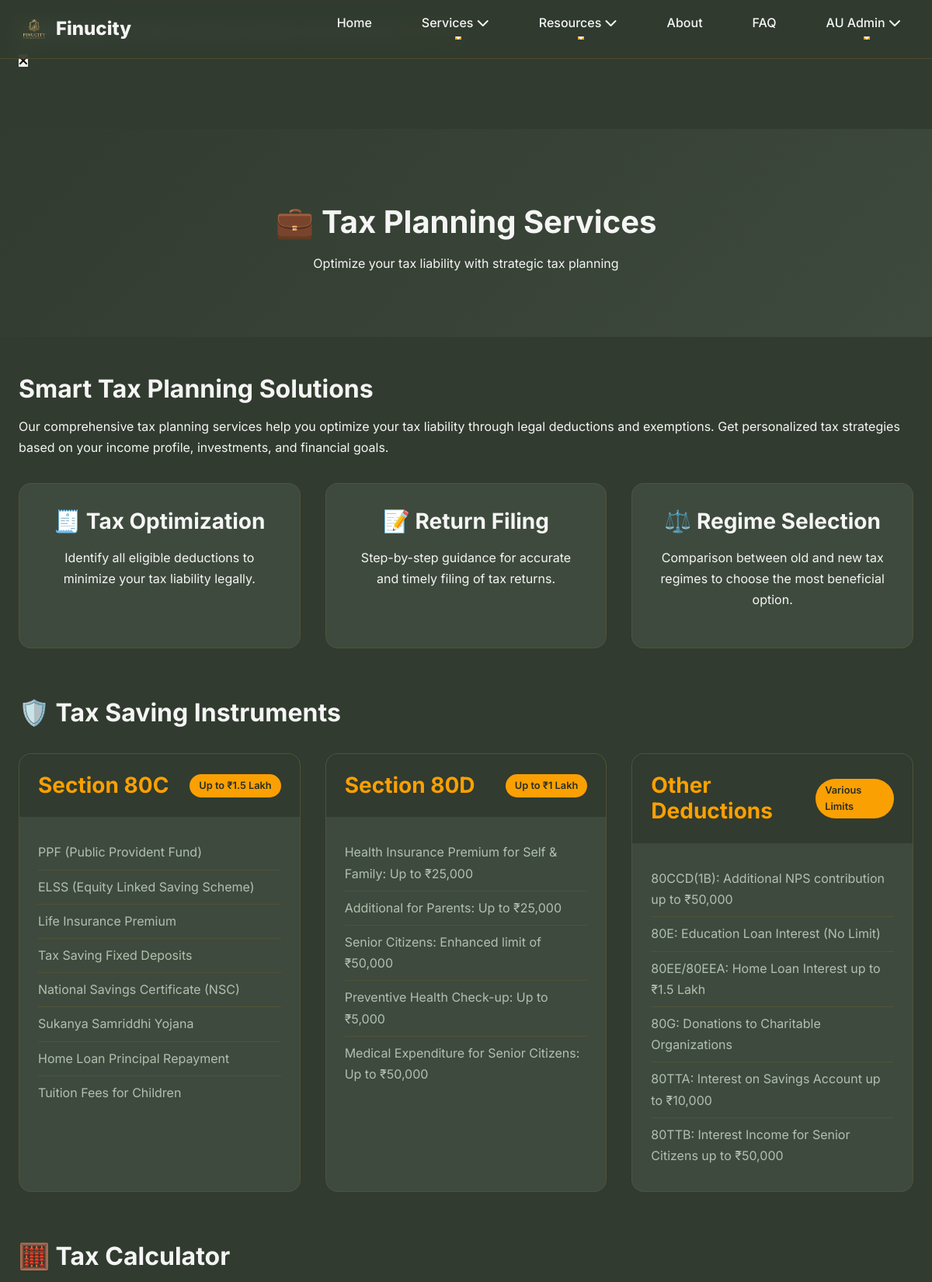
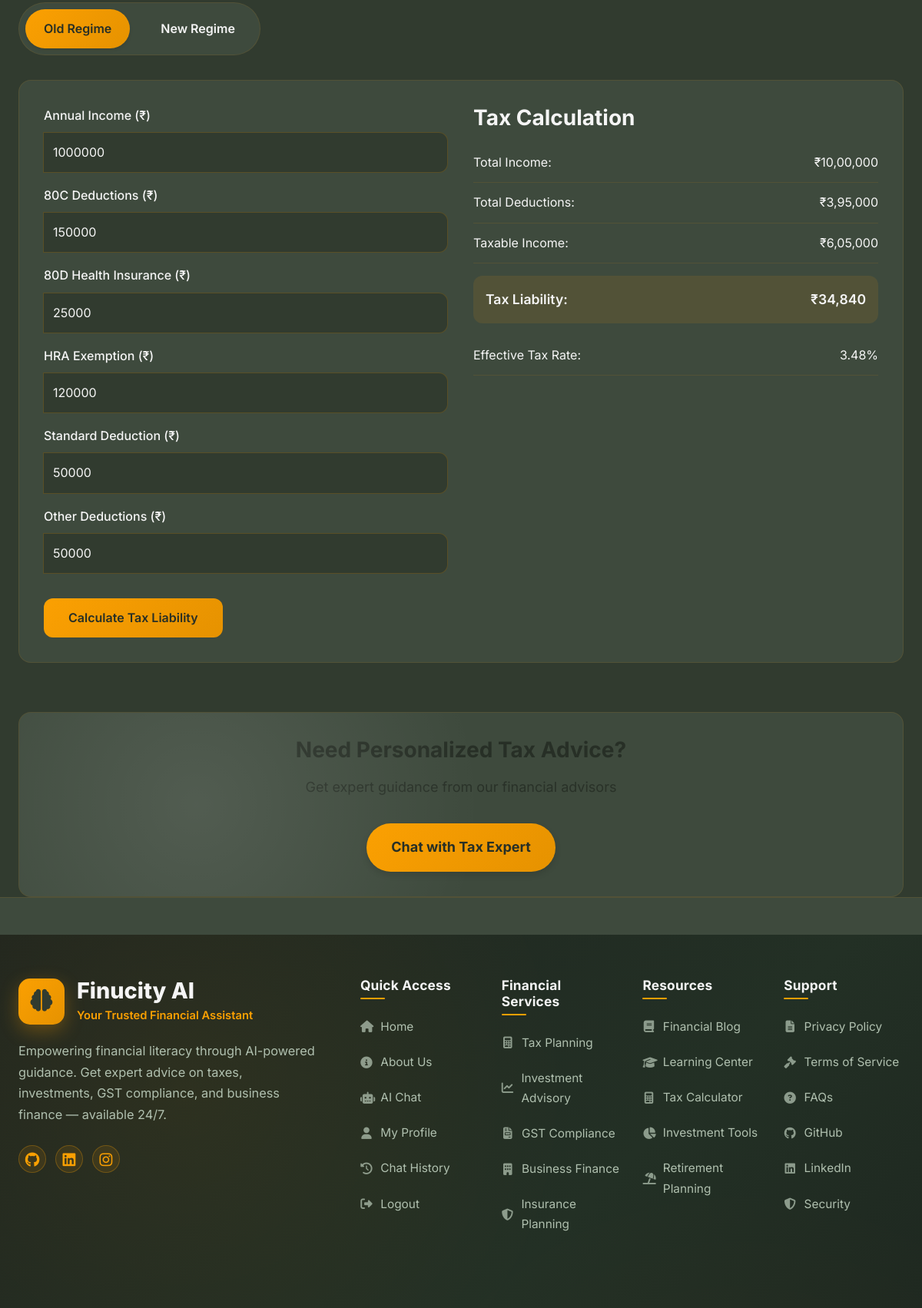
The page /tax-planning (signed in, upper part) on the database its author committed (2 pictures, top to bottom).
### finucity/models.py (models this page shows, shortened)
class User(UserMixin, db.Model):
    __tablename__ = 'users'
    id = db.Column(db.Integer, primary_key=True)
    username = db.Column(db.String(80), unique=True, nullable=False, index=True)
    email = db.Column(db.String(120), unique=True, nullable=False, index=True)
    password_hash = db.Column(db.String(200), nullable=False)
    first_name = db.Column(db.String(50), nullable=False)
    last_name = db.Column(db.String(50), nullable=False)
    phone = db.Column(db.String(15))
    profession = db.Column(db.String(100))
    city = db.Column(db.String(50))
    state = db.Column(db.String(50))
    is_active = db.Column(db.Boolean, default=True)
    is_admin = db.Column(db.Boolean, default=False)
    email_verified = db.Column(db.Boolean, default=False)
    created_at = db.Column(db.DateTime, default=datetime.utcnow)
    last_login = db.Column(db.DateTime)
    last_seen = db.Column(db.DateTime, default=datetime.utcnow)
    chat_queries = db.relationship('ChatQuery', backref='user', lazy='dynamic', cascade='all, delete-orphan')
    conversations = db.relationship('Conversation', backref='user', lazy='dynamic', cascade='all, delete-orphan')
    feedback_entries = db.relationship(
        'UserFeedback',
        foreign_keys='UserFeedback.user_id',
        backref='user',
        lazy='dynamic',
        cascade='all, delete-orphan'
    )
    admin_responses = db.relationship(
        'UserFeedback',
        foreign_keys='UserFeedback.admin_user_id',
        backref='admin',
        lazy='dynamic'
    )
    @property
    def full_name(self) -> str:
        return f"{self.first_name} {self.last_name}"

### finucity/routes.py (the view)
@main_bp. route('/tax-planning', endpoint='tax_planning')
def tax_planning():
    try:
        return render_template('financial-services/tax-planning.html')
    except:
        try:
            return render_template('tax_planning.html')
        except:
            return render_template('Errors/404.html'), 404

### finucity/templates/financial-services/tax-planning.html (shortened to what this page needs)
{% extends "base.html" %}
{% block content %}
<div class="page-header">
    <div class="container">
        <h1>💼 Tax Planning Services</h1>
        <p>Optimize your tax liability with strategic tax planning</p>
    </div>
</div>
<div class="container">
    <div class="feature-content">
        <section class="feature-overview">
            <h2>Smart Tax Planning Solutions</h2>
            <p>Our comprehensive tax planning services help you optimize your tax liability through legal deductions and exemptions. Get personalized tax strategies based on your income profile, investments, and financial goals.</p>
            <div class="benefits-grid">
                <div class="benefit-card">
                    <h3>🧾 Tax Optimization</h3>
                    <p>Identify all eligible deductions to minimize your tax liability legally.</p>
                </div>
                <div class="benefit-card">
                    <h3>📝 Return Filing</h3>
                    <p>Step-by-step guidance for accurate and timely filing of tax returns.</p>
                </div>
                <div class="benefit-card">
                    <h3>⚖️ Regime Selection</h3>
                    <p>Comparison between old and new tax regimes to choose the most beneficial option.</p>
                </div>
            </div>
        </section>
        <section class="tax-saving-section">
            <h2>🛡️ Tax Saving Instruments</h2>
            <div class="tax-instruments-grid">
                <div class="instrument-card">
                    <div class="instrument-header">
                        <h3>Section 80C</h3>
                        <span class="deduction-badge">Up to ₹1.5 Lakh</span>
                    </div>
                    <div class="instrument-content">
                        <ul class="instrument-list">
                            <li>PPF (Public Provident Fund)</li>
                            <li>ELSS (Equity Linked Saving Scheme)</li>
                            <li>Life Insurance Premium</li>
                            <li>Tax Saving Fixed Deposits</li>
                            <li>National Savings Certificate (NSC)</li>
                            <li>Sukanya Samriddhi Yojana</li>
                            <li>Home Loan Principal Repayment</li>
                            <li>Tuition Fees for Children</li>
                        </ul>
                    </div>
                </div>
                <div class="instrument-card">
                    <div class="instrument-header">
                        <h3>Section 80D</h3>
                        <span class="deduction-badge">Up to ₹1 Lakh</span>
                    </div>
                    <div class="instrument-content">
                        <ul class="instrument-list">
                            <li>Health Insurance Premium for Self & Family: Up to ₹25,000</li>
                            <li>Additional for Parents: Up to ₹25,000</li>
                            <li>Senior Citizens: Enhanced limit of ₹50,000</li>
                            <li>Preventive Health Check-up: Up to ₹5,000</li>
                            <li>Medical Expenditure for Senior Citizens: Up to ₹50,000</li>
                        </ul>
                    </div>
                </div>
                <div class="instrument-card">
                    <div class="instrument-header">
                        <h3>Other Deductions</h3>
                        <span class="deduction-badge">Various Limits</span>
                    </div>
                    <div class="instrument-content">
                        <ul class="instrument-list">
                            <li>80CCD(1B): Additional NPS contribution up to ₹50,000</li>
                            <li>80E: Education Loan Interest (No Limit)</li>
                            <li>80EE/80EEA: Home Loan Interest up to ₹1.5 Lakh</li>
                            <li>80G: Donations to Charitable Organizations</li>
                            <li>80TTA: Interest on Savings Account up to ₹10,000</li>
                            <li>80TTB: Interest Income for Senior Citizens up to ₹50,000</li>
                        </ul>
                    </div>
                </div>
            </div>
        </section>
        <section class="tax-calculator-section">
            <h2>🧮 Tax Calculator</h2>
            <div class="tax-regime-toggle">
                <button class="regime-btn active" data-regime="old" onclick="selectRegime('old')">Old Regime</button>
                <button class="regime-btn" data-regime="new" onclick="selectRegime('new')">New Regime</button>
            </div>
            <div class="calculator-container">
                <div class="calculator-inputs">
                    <div class="input-group">
                        <label>Annual Income (₹)</label>
                        <input type="number" id="annualIncome" value="1000000" min="0">
                    </div>
                    <div class="input-group old-regime-input">
                        <label>80C Deductions (₹)</label>
                        <input type="number" id="deductions80C" value="150000" min="0" max="150000">
                    </div>
                    <div class="input-group old-regime-input">
                        <label>80D Health Insurance (₹)</label>
                        <input type="number" id="deductions80D" value="25000" min="0" max="100000">
                    </div>
                    <div class="input-group old-regime-input">
                        <label>HRA Exemption (₹)</label>
                        <input type="number" id="hraExemption" value="120000" min="0">
                    </div>
                    <div class="input-group old-regime-input">
                        <label>Standard Deduction (₹)</label>
                        <input type="number" id="standardDeduction" value="50000" min="0" max="50000" readonly>
                    </div>
                    <div class="input-group">
                        <label>Other Deductions (₹)</label>
                        <input type="number" id="otherDeductions" value="50000" min="0">
                    </div>
                    <button class="calculate-btn" onclick="calculateTax()">Calculate Tax Liability</button>
                </div>
                <div class="calculator-result">
                    <h3>Tax Calculation</h3>
                    <div class="result-item">
                        <span>Total Income:</span>
                        <span id="totalIncome">₹10,00,000</span>
                    </div>
                    <div class="result-item old-regime-result">
                        <span>Total Deductions:</span>
                        <span id="totalDeductions">₹3,75,000</span>
                    </div>
                    <div class="result-item">
                        <span>Taxable Income:</span>
                        <span id="taxableIncome">₹6,25,000</span>
                    </div>
                    <div class="result-item highlight">
                        <span>Tax Liability:</span>
                        <span id="taxLiability">₹45,500</span>
                    </div>
                    <div class="result-item">
                        <span>Effective Tax Rate:</span>
                        <span id="effectiveTaxRate">4.55%</span>
                    </div>
                </div>
            </div>
        </section>
        <div class="cta-section">
            <h3>Need Personalized Tax Advice?</h3>
            <p>Get expert guidance from our financial advisors</p>
            <a href="{{ url_for('chat.chat_interface') }}?category=tax" class="cta-button">Chat with Tax Expert</a>
        </div>
    </div>
</div>
{% endblock %}

### finucity/templates/base.html (shortened to what this page needs)
﻿<!DOCTYPE html>
<html lang="en">
<head>
    <link rel="stylesheet" href="https://cdnjs.cloudflare.com/ajax/libs/font-awesome/6.4.0/css/all.min.css">
    <link href="https://cdn.jsdelivr.net/npm/bootstrap@5.3.0/dist/css/bootstrap.min.css" rel="stylesheet">
    <link rel="stylesheet" href="{{ url_for('static', filename='css/style.css') }}">
</head>
<body>
    <div class="notification-banner" id="notificationBanner">
        <div class="container">
            <p>🔔 <strong>New Feature:</strong> Navigate seamlessly between chat and home! <a href="{{ url_for('main.home') }}">Learn more</a></p>
            <button id="closeBanner" aria-label="Close notification"><i class="fas fa-times"></i></button>
        </div>
    </div>
    <nav class="navbar" id="navbar">
        <div class="nav-container container">
            <a href="{{ url_for('main.home') }}" class="logo">
                <img src="{{ url_for('static', filename='images/Logo.png') }}" alt="Finucity Logo" width="40" height="40">
                <span class="logo-text">Finucity</span>
            </a>
            <ul class="nav-links" id="navLinks">
                <li><a href="{{ url_for('main.home') }}" class="{% if request.path == url_for('main.home') %}active{% endif %}">Home</a></li>
                <li class="dropdown">
                    <a href="#" class="dropdown-toggle">Services <i class="fas fa-chevron-down"></i></a>
                </li>
                <li class="dropdown">
                    <a href="#" class="dropdown-toggle">Resources <i class="fas fa-chevron-down"></i></a>
                </li>
                <li><a href="{{ url_for('main.about') }}" class="{% if request.path == url_for('main.about') %}active{% endif %}">About</a></li>
                <li><a href="#faq" class="js-scroll-trigger">FAQ</a></li>
                {% if current_user.is_authenticated %}
                    <li class="dropdown user-dropdown">
                        <a href="#" class="dropdown-toggle user-dropdown-toggle">
                            <span class="user-avatar">{{ current_user.first_name[0]|upper }}{{ current_user.last_name[0]|upper }}</span>
                            <span class="user-name d-none d-md-inline">{{ current_user.first_name }}</span>
                            <i class="fas fa-chevron-down"></i>
                        </a>
                    </li>
                {% else %}
                    <li><a href="{{ url_for('auth.login') }}" class="login-btn">Login</a></li>
                    <li><a href="{{ url_for('chat.chat_interface') }}" class="cta-button">Try Now <i class="fas fa-arrow-right"></i></a></li>
                {% endif %}
            </ul>
        </div>
    </nav>
    <main>
        {% block content %}{% endblock %}
    </main>
    {% include 'footer.html' %}
</body>
</html>

### rows shown on the page
User: first_name "A", last_name "U", first_name "Admin"
